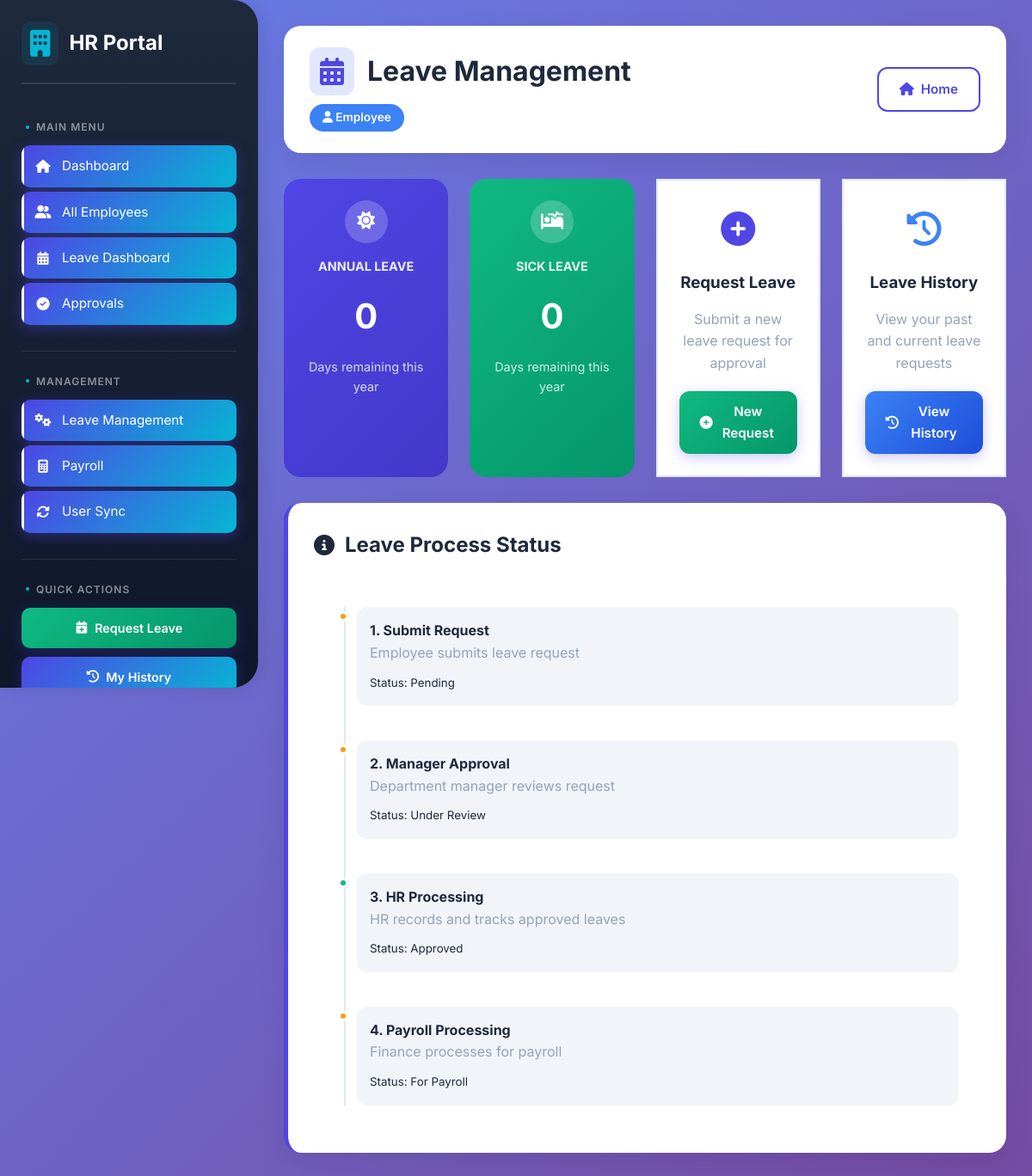
The page /hr/leave/ (signed in) on the database as committed earlier.
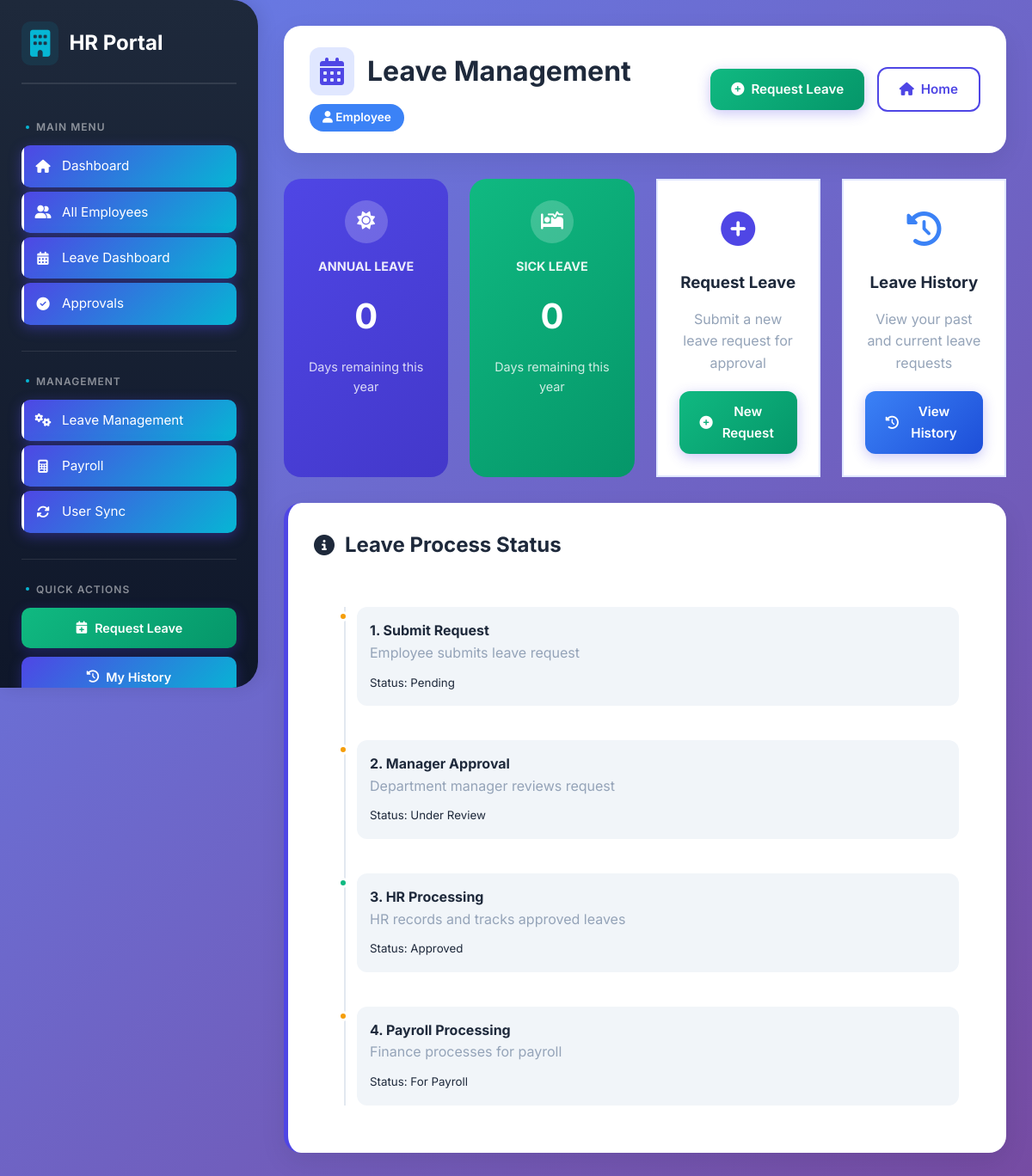
The same page on the database as committed later.
### hr/models.py (models this page shows, shortened)
class Employee(models.Model):
    DEPARTMENT_CHOICES = [
        ('', '--- Select Department ---'),
        ('HR', 'Human Resources'),
        ('Finance', 'Finance'),
        ('Procurement', 'Procurement'),
        ('Inventory', 'Inventory/Warehouse'),
        ('Auditor', 'Auditing'),
        ('IT', 'Information Technology'),
        ('Sales', 'Sales'),
        ('Administration', 'Administration'),
    ]
    POSITION_CHOICES = [
        ('', '--- Select Position ---'),
        ('Manager', 'Manager'),
        ('Supervisor', 'Supervisor'),
        ('Staff', 'Staff'),
        ('Officer', 'Officer'),
        ('Assistant', 'Assistant'),
        ('Director', 'Director'),
        ('Coordinator', 'Coordinator'),
    ]
    user = models.OneToOneField(
        User,
        on_delete=models.SET_NULL,
        null=True,
        blank=True
    )
    employee_id = models.CharField(max_length=20, unique=True, blank=True)  # Added blank=True
    full_name = models.CharField(max_length=100)
    department = models.CharField(max_length=50, choices=DEPARTMENT_CHOICES)  # Added choices
    position = models.CharField(max_length=50, choices=POSITION_CHOICES)  # Added choices
    phone = models.CharField(max_length=20)
    address = models.TextField()
    date_joined = models.DateField()
    is_active = models.BooleanField(default=True)
    def get_annual_leave_balance(self):
        total_annual = LeaveType.objects.filter(name__icontains='annual').first()
        if not total_annual:
            return 0
    def get_sick_leave_balance(self):
        total_sick = LeaveType.objects.filter(name__icontains='sick').first()
        if not total_sick:
            return 0
    class Meta:
        ordering = ['employee_id']

### hr/views.py (the view, shortened to what this page needs)
# urls.py: path('leave/', views.leave_dashboard, name='leave_dashboard'),
@login_required
def leave_dashboard(request):
    try:
        employee = request.user.employee
        my_leaves = LeaveRequest.objects.filter(employee=employee).order_by('-submitted_date')[:5]
    except:
        employee = None
        my_leaves = None
    is_hr = request.user.groups.filter(name='HR').exists()
    is_manager = request.user.groups.filter(name='Manager').exists()
    is_finance = request.user.groups.filter(name='Finance').exists()
    pending_for_approval = None
    recent_approved = None
    if is_finance:
        recent_approved = LeaveRequest.objects.filter(
            status='approved',
            payroll_processed=False
        ).order_by('-approved_date')[:10]
    context = {
        'employee': employee,
        'my_leaves': my_leaves,
        'pending_for_approval': pending_for_approval,
        'recent_approved': recent_approved,
        'is_hr': is_hr,
        'is_manager': is_manager,
        'is_finance': is_finance,
    }
    return render(request, 'hr/leave_dashboard.html', context)

### hr/context_processors.py (called while the page is built, shortened)
def leave_counts(request):
    if not request.user.is_authenticated:
        return {}
    pending_count = 0
    user_is_manager = request.user.groups.filter(name='Manager').exists()
    try:
        from .models import LeaveRequest, Employee
    except ImportError:
        pass
    return {
        'pending_count': pending_count,
        'user_is_manager': user_is_manager,
    }

### sales/context_processors.py (called while the page is built, shortened)
def sales_sidebar_context(request):
    return {}

### hr/templates/hr/leave_dashboard.html (shortened to what the changed rows need)
{% load static %}
<!DOCTYPE html>
<html lang="en">
<head>
    <link rel="stylesheet" href="https://cdnjs.cloudflare.com/ajax/libs/font-awesome/6.4.0/css/all.min.css">
    <link rel="stylesheet" href="{% static 'css/hr-main.css' %}">
    <link rel="stylesheet" href="{% static 'css/hr-components.css' %}">
    <link rel="stylesheet" href="{% static 'css/hr-responsive.css' %}">
    <link rel="stylesheet" href="{% static 'css/hr-notifications.css' %}">
</head>
<body>
    <div class="main-content">
        <div class="header">
            <div>
                <h1>
                    <i class="fas fa-calendar-alt"></i>
                    Leave Management
                </h1>
            </div>
            <div>
                {% if employee %}
                <a href="{% url 'hr:leave_request_create' %}" class="btn btn-success">
                    <i class="fas fa-plus-circle"></i> Request Leave
                </a>
                {% endif %}
                <a href="/" class="btn btn-outline" style="margin-left: 10px;">
                    <i class="fas fa-home"></i> Home
                </a>
            </div>
        </div>
        {% if is_hr or is_manager or is_finance %}
        <div class="stats-grid">
            <div class="stat-card">
                <div class="stat-header">
                    <div>
                        <h3>Annual Leave Balance</h3>
                        <p class="stat-number">
                            {% if employee %}
                                {{ employee.get_annual_leave_balance|default:"0" }}
                            {% else %}
                                N/A
                            {% endif %}
                        </p>
                        <small class="stat-description">Remaining days</small>
                    </div>
                    <div class="stat-icon">
                        <i class="fas fa-calendar-check"></i>
                    </div>
                </div>
            </div>
            <div class="stat-card green">
                <div class="stat-header">
                    <div>
                        <h3>Sick Leave Balance</h3>
                        <p class="stat-number">
                            {% if employee %}
                                {{ employee.get_sick_leave_balance|default:"0" }}
                            {% else %}
                                N/A
                            {% endif %}
                        </p>
                        <small class="stat-description">Remaining days</small>
                    </div>
                    <div class="stat-icon">
                        <i class="fas fa-procedures"></i>
                    </div>
                </div>
            </div>
            {% if pending_for_approval %}
            <div class="stat-card orange">
                <div class="stat-header">
                    <div>
                        <h3>Pending Approvals</h3>
                        <p class="stat-number">{{ pending_for_approval|length }}</p>
                        <small class="stat-description">Awaiting review</small>
                    </div>
                    <div class="stat-icon">
                        <i class="fas fa-clock"></i>
                    </div>
                </div>
            </div>
            {% endif %}
            {% if recent_approved %}
            <div class="stat-card purple">
                <div class="stat-header">
                    <div>
                        <h3>For Payroll</h3>
                        <p class="stat-number">{{ recent_approved|length }}</p>
                        <small class="stat-description">Need processing</small>
                    </div>
                    <div class="stat-icon">
                        <i class="fas fa-file-invoice-dollar"></i>
                    </div>
                </div>
            </div>
            {% endif %}
        </div>
        <div class="card info">
            <div class="card-header">
                <h2 class="card-title">
                    <i class="fas fa-bolt"></i>
                    Quick Actions
                </h2>
            </div>
            <div class="action-buttons" style="padding: 20px;">
                {% if employee %}
                <a href="{% url 'hr:my_leave_requests' %}" class="btn">
                    <i class="fas fa-history"></i> My Leave History
                </a>
                {% endif %}
                {% if is_manager and pending_for_approval %}
                <a href="{% url 'hr:leave_approval_list' %}" class="btn btn-warning">
                    <i class="fas fa-check-circle"></i> Approve Leaves ({{ pending_for_approval|length }})
                </a>
                {% endif %}
                {% if is_hr %}
                <a href="{% url 'hr:hr_leave_management' %}" class="btn btn-danger">
                    <i class="fas fa-users-cog"></i> Manage All Leaves
                </a>
                {% endif %}
                {% if is_finance %}
                <a href="{% url 'hr:finance_leaves_view' %}" class="btn btn-success">
                    <i class="fas fa-calculator"></i> Payroll Processing
                </a>
                {% endif %}
            </div>
        </div>
        {% else %}
        <div class="stats-grid">
            <div class="leave-balance-card">
                <div class="leave-type-icon">
                    <i class="fas fa-sun"></i>
                </div>
                <h3>ANNUAL LEAVE</h3>
                <div class="balance">
                    {% if employee %}
                        {{ employee.get_annual_leave_balance|default:"0" }}
                    {% else %}
                        0
                    {% endif %}
                </div>
                <div class="subtext">Days remaining this year</div>
            </div>
            <div class="leave-balance-card" style="background: linear-gradient(135deg, var(--success), var(--success-dark));">
                <div class="leave-type-icon">
                    <i class="fas fa-procedures"></i>
                </div>
                <h3>SICK LEAVE</h3>
                <div class="balance">
                    {% if employee %}
                        {{ employee.get_sick_leave_balance|default:"0" }}
                    {% else %}
                        0
                    {% endif %}
                </div>
                <div class="subtext">Days remaining this year</div>
            </div>
        </div>
        {% endif %}
        <div class="card" style="margin-top: 30px;">
            <div class="card-header">
                <h2 class="card-title">
                    <i class="fas fa-info-circle"></i>
                    Leave Process Status
                </h2>
            </div>
        </div>
    </div>
</body>
</html>

Rows that differ between the two databases and show on the page:
added Employee: get_annual_leave_balance "0", get_sick_leave_balance "0"
Other text that changed with them:
text no longer shown: "0 0"
text now shown: "Request Leave"
